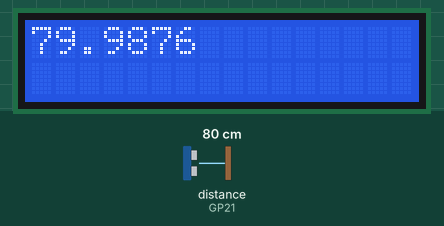
Recording of a program running on a simulated Raspberry Pi Pico running MicroPython. On the bench: 16×2 character LCD. The inputs (shaded band) are chosen by the test bench; at power-on: distance to the obstacle (sensor on GP21) 80 cm. The echo pulse lasts 58.3 µs per cm; library files of the repository ran but are not shown: lcd_api.py, pico_i2c_lcd.py; what the program prints to the serial console is not drawn.

Above: at 1.3 s.
1.4 s: distance to the obstacle (sensor on GP21) set to 2 cm
At 1.82 s:
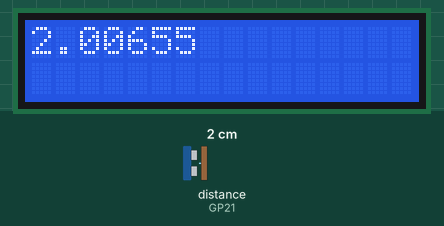
3.1 s: distance to the obstacle (sensor on GP21) set to 4 cm
At 3.43 s:
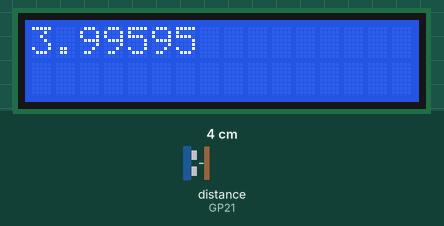
4.7 s: distance to the obstacle (sensor on GP21) set to 9 cm
At 5.05 s:
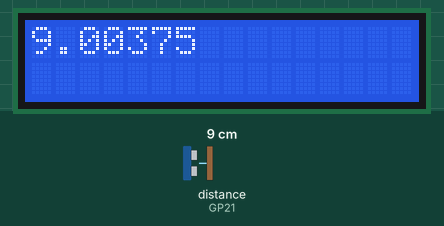
Timing chart, 0 to 7.7 s (numbered marks = the images above; inputs shaded):
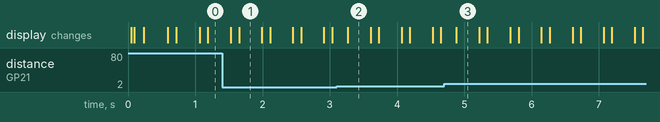

The program:

main.py
```python
import func
from machine import Pin, I2C,SoftI2C
import time
from lcd_api import LcdApi
from pico_i2c_lcd import I2cLcd

I2C_ADDR = 0x27
totalRows = 2
totalColumns = 16

i2c = SoftI2C(scl=Pin(11), sda=Pin(12), freq=10000)
lcd = I2cLcd(i2c, I2C_ADDR, totalRows, totalColumns)

trig = 27
echo = 21

while True:
    distance = func.read_distance(27, 21)
    print(distance)
    lcd.clear()
    lcd.putstr(str(distance))
    time.sleep(0.1)
```

func.py
```python
import machine
import time

def read_distance(trig_pin, echo_pin):

    trig = machine.Pin(trig_pin, machine.Pin.OUT)
    echo = machine.Pin(echo_pin, machine.Pin.IN)

    # Trigger pini 10 mikrosaniye boyunca yüksek yapın
    trig.on()
    time.sleep_us(10)
    trig.off()

    # Echo pininin yükseklik süresini ölçün
    pulse_time = machine.time_pulse_us(echo, 1, 30000)  # 30,000 mikrosaniye (30 ms) sınır süre

    # Sesin hızını hesaplayın (yaklaşık 34300 cm/saniye)
    # Mesafeyi hesaplayın (sesin gidiş-dönüş süresi)
    speed_of_sound = 34300  # cm/s
    distance = (pulse_time / 2) * (speed_of_sound / 1000000)

    return distance
```

Measured:
- after the input at 1.4 s, the display: first differs from a run without the input after 0.25 s (image 1)
- after the input at 3.1 s, the display: changes after 0.17 s (image 2)
- after the input at 4.7 s, the display: changes after 0.18 s (image 3)
